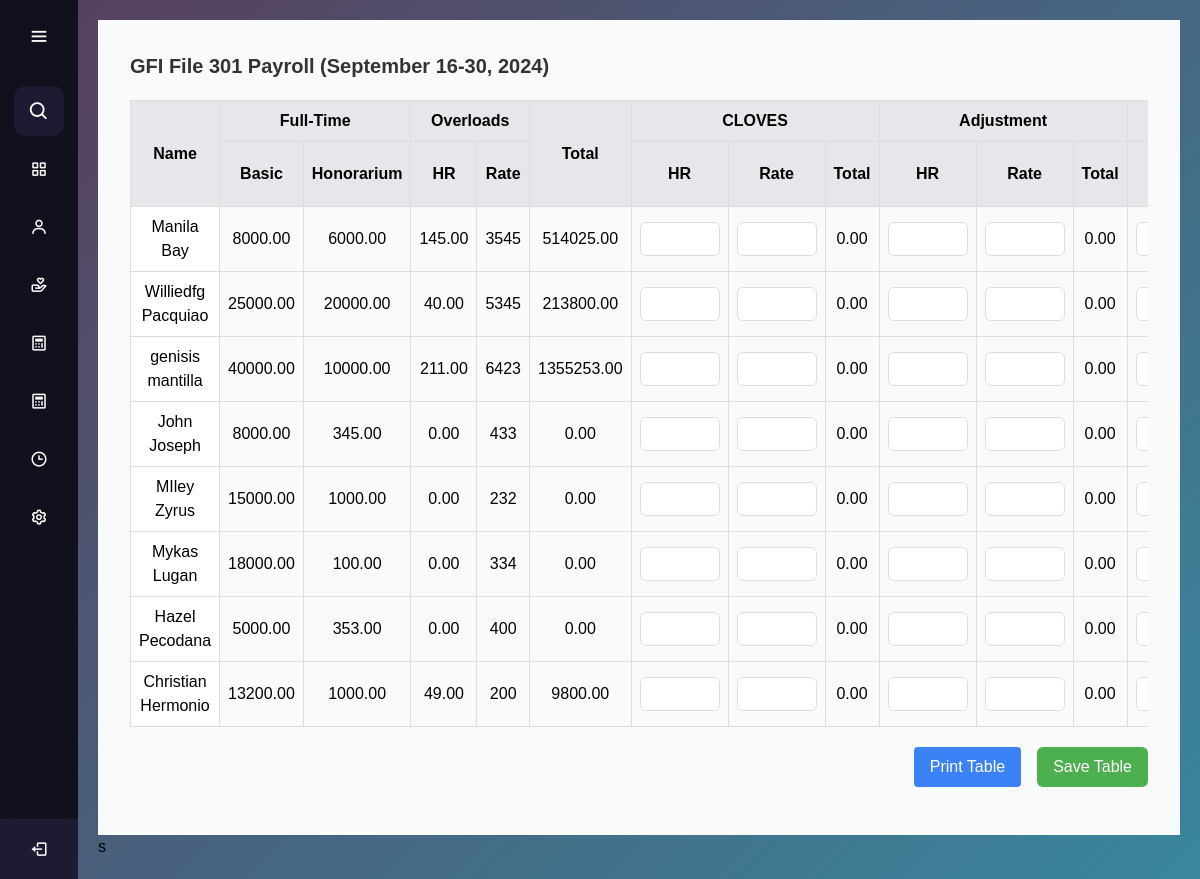
The page /computation2.php on the database its author committed.
### tables this page shows
CREATE TABLE `employees` (
  `employee_id` int(11) NOT NULL,
  `first_name` varchar(255) NOT NULL,
  `last_name` varchar(255) NOT NULL,
  `suffix_title` varchar(50) NOT NULL,
  `employee_type` enum('full-time','part-time') NOT NULL,
  `classification` varchar(255) NOT NULL,
  `basic_salary` decimal(10,2) NOT NULL,
  `honorarium` decimal(10,2) DEFAULT 0.00,
  `incentives` decimal(10,0) NOT NULL,
  `overload_rate` decimal(10,0) NOT NULL,
  `watch_reward` decimal(10,0) NOT NULL,
  `absent_lateRate` decimal(10,0) NOT NULL,
  `created_at` timestamp NOT NULL DEFAULT current_timestamp()
);

### computation2.php (the view, shortened to what this page needs)
<?php
require 'database_connection.php';
$sql = "
    SELECT
        e.employee_id,
        CONCAT(e.first_name, ' ', e.last_name) AS full_name,
        e.basic_salary,
        e.honorarium,
                e.overload_rate,
                ct.overload_total,
        ct.wr_hr,
        ct.wr_rate,
        ct.wr_total,
        ct.adjust_hr,
        ct.adjust_rate,
        ct.adjust_total,
        ct.watch_hr,
        e.watch_reward,
        ct.watch_total,
        ct.gross_pay,
        ct.absent_late_hr,
         e.absent_lateRate,
        ct.pagibig,
        ct.mp2,
        ct.sss,
        ct.canteen,
        ct.others,
        ct.total_deduction,
        ct.net_pay,
        ct.reg_date,
        COALESCE(SUM(o.grand_total), 0) AS overload_hr,
        COALESCE(c.medical_savings, 0) AS medical_savings,
        COALESCE(c.retirement, 0) AS retirement,
        COALESCE((c.sss_ee + c.sss_er), 0) AS sss_total,
        COALESCE((c.pag_ibig_ee + c.pag_ibig_er), 0) AS pag_ibig_total,
        COALESCE((c.philhealth_ee + c.philhealth_er), 0) AS philhealth_total
    FROM employees e
    LEFT JOIN overload o ON e.employee_id = o.employee_id
    LEFT JOIN contributions c ON e.employee_id = c.employee_id
    LEFT JOIN computation ct ON e.employee_id = ct.employee_id
    GROUP BY e.employee_id";
$result = $conn->query($sql);
?>
<!DOCTYPE html>
<html lang="en">
<head>
    <script src="https://cdn.tailwindcss.com"></script>
</head>
<body>
    <?php include 'aside.php'; ?>
    <main>
        <div class="content">
            <h1 class="text-xl font-bold mb-4">GFI File 301 Payroll (September 16-30, 2024)</h1>
            <div class="table-wrapper">
                <table id="crudTable" class="table-auto w-full">
                    <thead>
                        <tr>
                            <th rowspan="2" class="p-2 bg-gray-200 sticky gg">Name</th>
                            <th colspan="2" class="p-2 bg-gray-200">Full-Time</th>
                            <th colspan="2" class="p-2 bg-gray-200">Overloads</th>
                            <th rowspan="2" class="p-2 bg-gray-200">Total</th>
                            <th colspan="3" class="p-2 bg-gray-200">CLOVES</th>
                            <th colspan="3" class="p-2 bg-gray-200">Adjustment</th>
                            <th colspan="3" class="p-2 bg-gray-200">Watch Reward</th>
                        </tr>
                        <tr>
                            <th class="p-2 bg-gray-200">Basic</th>
                            <th class="p-2 bg-gray-200">Honorarium</th>
                            <th class="p-2 bg-gray-200">HR</th>
                            <th class="p-2 bg-gray-200">Rate</th>
                            <th class="p-2 bg-gray-200">HR</th>
                            <th class="p-2 bg-gray-200">Rate</th>
                            <th class="p-2 bg-gray-200">Total</th>
                            <th class="p-2 bg-gray-200">HR</th>
                            <th class="p-2 bg-gray-200">Rate</th>
                            <th class="p-2 bg-gray-200">Total</th>
                            <th class="p-2 bg-gray-200">HR</th>
                        </tr>
                    </thead>
                    <tbody>
                        <?php
                        if ($result && $result->num_rows > 0) {
                            while ($row = $result->fetch_assoc()) {
                                echo "<tr>";
                                echo "<td data-employee='{$row['employee_id']}' class='p-2 sticky'>{$row['full_name']}</td>";
                                echo "<td class='p-2'>{$row['basic_salary']}</td>";
                                echo "<td class='p-2'>{$row['honorarium']}</td>";
                                echo "<td class='p-2'>{$row['overload_hr']}</td>";
                                echo "<td class='p-2'>{$row['overload_rate']}</td>";
                                echo "<td name='overload_total' class='p-2'>{$row['overload_total']}</td>";
                                echo "<td><input type='number' name='wr_hr' class='editable-cell' value='{$row['wr_hr']}'></td>";
                                echo "<td><input type='number' name='wr_rate' class='editable-cell' value='{$row['wr_rate']}'></td>";
                                echo "<td name='wr_total' class='p-2'>{$row['wr_total']}</td>";
                                echo "<td><input type='number' name='adjust_rate' class='editable-cell' value='{$row['adjust_rate']}'></td>";
                                echo "<td><input type='number' name='adjust_hr' class='editable-cell' value='{$row['adjust_hr']}'></td>";
                                echo "<td name='adjust_total' class='p-2'>{$row['adjust_total']}</td>";
                                echo "<td><input type='number' name='watch_hr' class='editable-cell' value='{$row['watch_hr']}'></td>";
                                echo "</tr>";
                            }
                        } else {
                            echo "<tr><td colspan='12' class='p-2 text-center'>No data found</td></tr>";
                        }
                        ?>
                    </tbody>
                </table>
            </div>
            <div class="flex justify-end mt-5 gap-x-4">
                <button id="printTableBtn" class="save-btn mb-4 bg-blue-500 text-white px-4 py-2 rounded" onclick="window.open('print2.php', '_blank');">Print Table</button>
                <button id="saveTableBtn" class="save-btn mb-4">Save Table</button>
            </div>
        </div>
        </div>s
    </main>
</body>
</html>

### styles.css (style rules this page uses)
* { margin: 0; padding: 0; box-sizing: border-box; font-family: "Poppins", sans-serif; }
main { margin-left: 78px; padding: 20px; transition: margin-left 0.5s ease; min-height: 100vh; background: linear-gradient( 135deg, #56405f, #39879e ); }

### computation2.php (style rules this page uses)
.table-wrapper { max-width: 100%; overflow-x: auto; margin-top: 20px; }
table { width: 100%; border-collapse: collapse; }
th, td { padding: 0.5rem; text-align: center; border: 1px solid #ddd; }
th { background-color: #f3f4f6; font-weight: bold; }
td input { width: 100%; padding: 0.25rem; border: 1px solid #ddd; border-radius: 0.375rem; text-align: center; }
.save-btn { padding: 0.5rem 1rem; background-color: #4CAF50; color: white; border: none; border-radius: 0.375rem; cursor: pointer; transition: background-color 0.3s ease; }
.editable-cell { text-align: center; width: 80px; }
.content { padding: 2rem; background-color: #f9fafb; }
h1 { font-size: 1.75rem; color: #333; }
#crudTable td:first-child { position: sticky; left: 0; background-color: #fff; z-index: 2; }
.gg { position: sticky; left: 0; z-index: 2; }

### rows shown on the page
employees: full_name "Manila Bay", basic_salary "8000.00", honorarium "6000.00", overload_hr "145.00", overload_rate "3545"
employees: full_name "Williedfg Pacquiao", basic_salary "25000.00", honorarium "20000.00", overload_hr "40.00", overload_rate "5345"
employees: full_name "genisis mantilla", basic_salary "40000.00", honorarium "10000.00", overload_hr "211.00", overload_rate "6423"
employees: full_name "John Joseph", basic_salary "8000.00", honorarium "345.00", overload_hr "0.00", overload_rate "433"
employees: full_name "MIley Zyrus", basic_salary "15000.00", honorarium "1000.00", overload_hr "0.00", overload_rate "232"
employees: full_name "Mykas Lugan", basic_salary "18000.00", honorarium "100.00", overload_hr "0.00", overload_rate "334"
employees: full_name "Hazel Pecodana", basic_salary "5000.00", honorarium "353.00", overload_hr "0.00", overload_rate "400"
employees: full_name "Christian Hermonio", basic_salary "13200.00", honorarium "1000.00", overload_hr "49.00", overload_rate "200"
